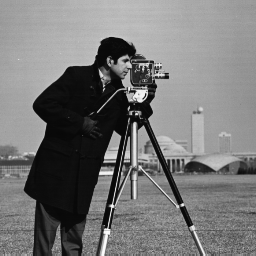
%> input picture labs/images/cameraman.tif, 256 x 256 px
$ octave imLab9_2.m   (GNU Octave 9; MATLAB toolbox functions it lacks are replaced by stand-ins)
%> lines starting %> are read from the running program, lines starting %| are printed output that depends on the picture
%Lab9_2
%Transfom coding
%HKa nov. 2008

clear, close all;

I=imread('cameraman.tif');
%> I is the input picture: size 256x256 uint8; min 7, max 253, mean 118.7
dI=double(I)/255;

[M,N]=size(dI);
%> M = 256; N = 256
M0=8;N0=8;%subimage size. Notice: must divide M, and N
%Forward transform
for r0=0:(M/M0)-1
    for s0=0:(N/N0)-1
         Block=dct2(dI((r0*M0+1:(r0+1)*M0),(s0*N0+1:(s0+1)*N0)));%DCT-transform
         s=sort(abs(Block(:)));
         r=find(abs(Block)<s(50));% s(?) equals threshold.
         Block(r)=0;
         dF((r0*M0+1:(r0+1)*M0),(s0*N0+1:(s0+1)*N0))=Block;
    end;
end;
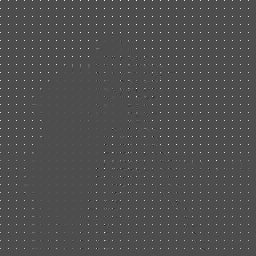
%> dF: size 256x256 double; min -2.74, max 6.26, mean 0.0589; drawn with min black and max white
%> after the loop, Block = [3.6 0 -0.139 0 -0.0819 0.0884 0 0; 0 0.165 0 0 0 0 -0.0802 0; 0.207 0.0869 -0.105 0 0 0 0 0; 0.207 0 -0.088 0.105 0 0 0 0; 0 0 0.123 0.0955 0 0 0 0; 0 0 0 0 0 0 0 0; 0 0 0 0 0 0 0 0; 0 0 0 0 0 0 0 -0.0936]

%-----------------------------------------------
%Inverse transfom
for r0=0:(M/M0)-1
    for s0=0:(N/N0)-1
        qI((r0*M0+1:(r0+1)*M0),(s0*N0+1:(s0+1)*N0))=...
            idct2(dF((r0*M0+1:(r0+1)*M0),(s0*N0+1:(s0+1)*N0)));
    end;
end;
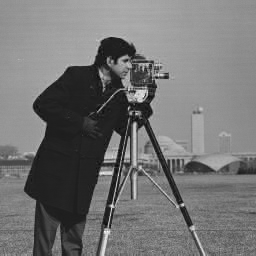
%> qI: size 256x256 double; min -0.122, max 1.17, mean 0.466; drawn with min black and max white
dE=abs(qI-dI);
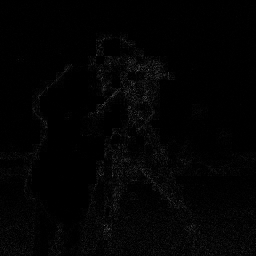
%> dE: size 256x256 double; min 2.93e-07, max 0.374, mean 0.014
figure(1), imshow(dI);title('Original')
figure(2), imshow(qI);title('Approximation')
figure(3), imshow(dE/max(dE(:)));title('Error')
%> after `imshow(dE/max(dE(:)))`:
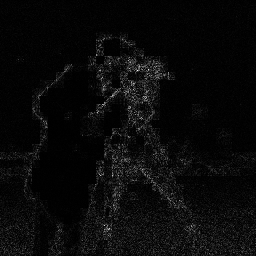
%> displayed picture: size 256x256, on the screen's scale of 0 to 255; min 0, max 255, mean 9.5
figure(4), hist(abs(dE(:)),100);title('Distribution of in error')
%> after `title('Distribution of in error')`:
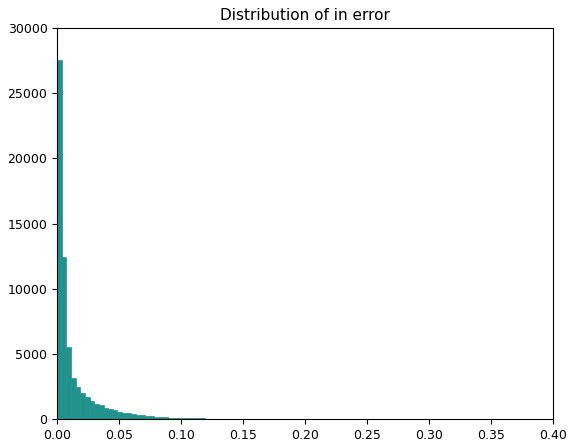
%> figure redrawn from the program's plot data; tallest bar 27560 high, from x = 2.93e-07 to 0.00374
